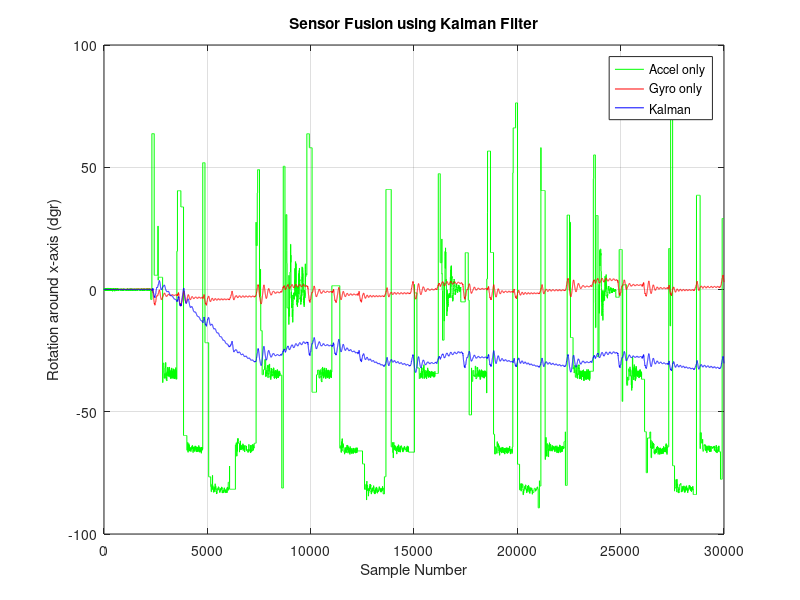
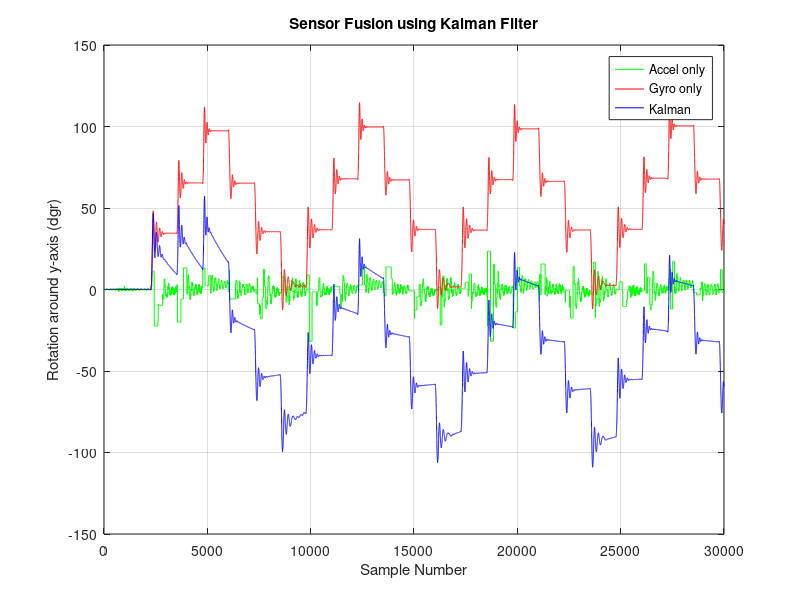
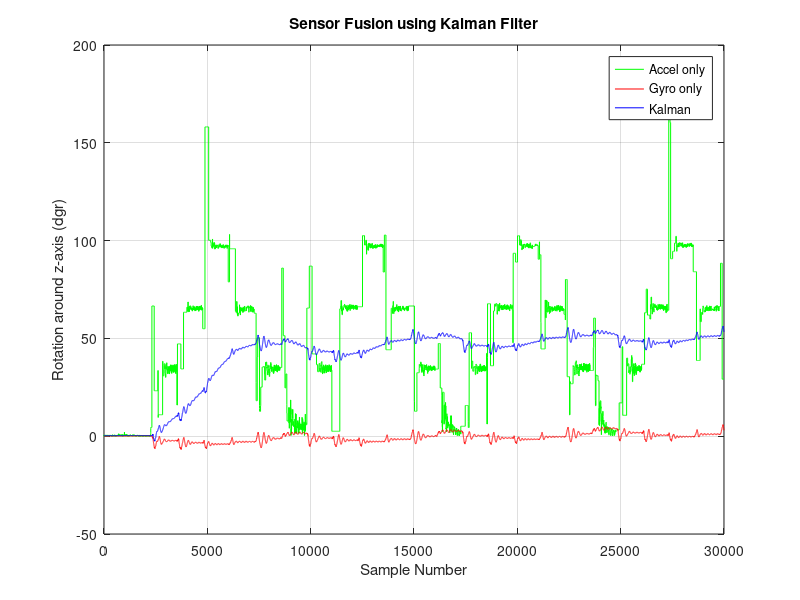

Here is the MATLAB script that generated these plots, in order: (Note: a time limit stopped this script after it produced the figures.)
# Load Quaternion pkg
pkg load quaternion;

# Parameters
filter = 5; % 0 = "raw", 1 = "static cal", 2 = "static cal + mvavg", 3 = "static cal + fir", 4 = "static cal + kalman", 5 = "simple cal + no filter", 6 = "simple cal + mvavg"
ign_samples = 0; % samples to ignore until Filter has converged
gyro_weight = 0.98;
acc_range = 0.01;
gyr_sens = 32.8;
acc_sens = 8192;
delta_t = 1/500;
grav_raw = acc_sens;
gravity = 9.80665;
f_norm = [0; 0; acc_sens];
acc_rec = [0; 0; 1];
v = [0; 0; 0];
s = [0; 0; 0];

#Kalman Function
function angle_out = kalman_angle(angle_in, rate, stddev_angle, stddev_rate, delta_t)
  
  # Compute Variances
  var_angle = stddev_angle^2;
  var_rate = stddev_rate^2;

  # Initialize
  y_hat = [0; 0];
  A = [1 (-delta_t); 0 1];
  B = [delta_t; 0];
  H = eye(2,2);
  P = [1000 0; 0 1000];
  Q = [var_angle 0; 0 var_rate];
  R = [stddev_angle 0; 0 stddev_rate];

  # Go through samples
  for i=1:length(angle_in)
  
    # Rememver previous error covariance
    P_prev = P;

    # Prediction Update
    y_hat_neg = A*y_hat + B*rate(i);
    P = A*P_prev*transpose(A) + Q;

    # Measurement Update
    K = (P_prev*transpose(H))*inverse(H*P_prev*transpose(H) + R);
    y_hat = y_hat_neg + K*([angle_in(i); rate(i)] - H*y_hat_neg);
    P = (eye(2,2) - K*H)*P_prev;
    
    # Store values
    angle_out(i) = y_hat(1,1);
  end
  
  disp(P);

endfunction

# Load Data
if (filter == 1)
	load ('calibrated.mat', 'cal');
	data = cal;
	filter_str = "cal";
	f_norm = [331; -263; 8082];
	grav_raw = 8082;
elseif (filter == 2)
	load('mvavg.mat', 'mvavg');
	data = mvavg;
	filter_str = "mvavg";
	f_norm = [331; -263; 8082];
	grav_raw = 8082;
elseif (filter == "fir")
	load('fir.mat', 3);
	data = firfil;
	filter_str = "fir";
	f_norm = [331; -263; 8082];
	grav_raw = 8082;
elseif (filter == 4)
	load('kalman.mat', 'kalmanfil');
	data = kalmanfil;
	filter_str = "kalman";
	f_norm = [331; -263; 8082];
	grav_raw = 8082;
elseif (filter == 5)
	load('simple_calibration.mat', 'cal');
	data = cal;
	filter_str = "simple_cal";
	load('fnorm.mat', 'f_norm');
elseif (filter == 6)
	load('mvavg_simple_cal.mat', 'mvavg');
	data = mvavg;
	filter_str = "mvavg_simple_cal";
	load('fnorm.mat', 'f_norm');
else
	data = load('data.txt');
	filter_str = "raw";
endif

# Create Outfile Strings
outfile = strcat("quat_posVel_", filter_str, "_kalman.pdf");
q_mat_outfile = strcat("quatPos_", filter_str, "_kalman.mat");
avs_outfile = strcat("avs_", filter_str, "_kalman.mat");

# Extract Gyro and Accel Data
gx = data(:,1);
gy = data(:,2);
gz = data(:,3);
ax = data(:,4);
ay = data(:,5);
az = data(:,6);

# Convert
gx = gx / gyr_sens;
gy = gy / gyr_sens;
gz = gz / gyr_sens;
ax = ax / acc_sens;
ay = ay / acc_sens;
az = az / acc_sens;
f_norm = f_norm / acc_sens;

# Compute Standard deviations
if (filter == 1 || filter == 2 || filter == 3 || filter == 4)
  stddev_rate_x = 24.500152 / gyr_sens;
  stddev_rate_y = 1.029194 / gyr_sens;
  stddev_rate_z = 3.045021 / gyr_sens;
  stddev_angle_x = 22.443588 / acc_sens;
  stddev_angle_y = 72.858551 / acc_sens;
  stddev_angle_z = 40.575413 / acc_sens;
else
  stddev_rate_x = std(gx);
  stddev_rate_y = std(gy);
  stddev_rate_z = std(gz);
  stddev_angle_x = std(ax);
  stddev_angle_y = std(ay);
  stddev_angle_z = std(az);
endif;

# Compute Angle
for i = 1:length(gx)
  
  # Get Magnitude of acceleration
  acc_i = [ax(i); ay(i); az(i)];
  acc_mag = norm(acc_i);
  
  # Use recent Acc if acceleration is way different than gravity
  if (acc_mag < (1-acc_range) || acc_mag > (1+acc_range))
    acc_norm = acc_rec;
  elseif (acc_mag != 0) % normalize
    acc_norm = acc_i / acc_mag;
  else 
    acc_norm = acc_i;
  endif;
  
  # Store Acc for next iteration
  acc_rec = acc_norm;
  
  # Compute Angle from Accelerometer and convert to dgr
  angle_acc_x(i) = asin(acc_norm(1,1)) / pi * 180;
  angle_acc_y(i) = asin(acc_norm(2,1)) / pi * 180;
  angle_acc_z(i) = acos(acc_norm(3,1)) / pi * 180;
  
  # Compute Angle from Gyroscope
  if (i == 1)
    angle_gyr_x(i) = gx(i) * delta_t;
    angle_gyr_y(i) = gy(i) * delta_t;
    angle_gyr_z(i) = gz(i) * delta_t;
  else
    angle_gyr_x(i) = angle_gyr_x(i-1) + gx(i) * delta_t;
    angle_gyr_y(i) = angle_gyr_y(i-1) + gy(i) * delta_t;
    angle_gyr_z(i) = angle_gyr_z(i-1) + gz(i) * delta_t;
  endif;

endfor

# Apply Kalman Filter
angle_x = kalman_angle(angle_acc_x, gx, stddev_angle_x, stddev_rate_x, delta_t);
angle_y = kalman_angle(angle_acc_y, gy, stddev_angle_y, stddev_rate_y, delta_t);
angle_z = kalman_angle(angle_acc_z, gz, stddev_angle_z, stddev_rate_z, delta_t);

# Plot x
plot(angle_acc_x, "g");
hold on;
plot(angle_gyr_x, "r");
hold on;
plot(angle_x, "b");
hold on;

# Set up Plot
grid on;
title('Sensor Fusion using Kalman Filter');
xlabel('Sample Number');
ylabel('Rotation around x-axis (dgr)');
legend('Accel only', 'Gyro only', 'Kalman');

# Print
print(outfile);
hold off;

# Plot y
plot(angle_acc_y, "g");
hold on;
plot(angle_gyr_y, "r");
hold on;
plot(angle_y, "b");
hold on;

# Set up Plot
grid on;
title('Sensor Fusion using Kalman Filter');
xlabel('Sample Number');
ylabel('Rotation around y-axis (dgr)');
legend('Accel only', 'Gyro only', 'Kalman');

# Print
print("-append", outfile);
hold off;

# Plot z
plot(angle_acc_z, "g");
hold on;
plot(angle_gyr_z, "r");
hold on;
plot(angle_z, "b");
hold on;

# Set up Plot
grid on;
title('Sensor Fusion using Kalman Filter');
xlabel('Sample Number');
ylabel('Rotation around z-axis (dgr)');
legend('Accel only', 'Gyro only', 'Kalman');

# Print
print("-append", outfile);
hold off;

# Absolute Quaternion
quat_abs = quaternion(1, 0, 0, 0);

# Compute Quaternions
for i = (ign_samples+1):length(gx)
  
  #Get data set (already converted)
  gyr = [gx(i); gy(i); gz(i)];
  acc = [ax(i); ay(i); az(i)];
  
  ############## Quaternion Start ##############
  
  #Convert angle to radians
  angle_acc_z_rad = angle_acc_z * pi/180;
  
  # Normalize Acc
  acc_norm_sc = acc / norm(acc);
  if (acc_norm_sc != 0)
    acc_norm = acc / acc_norm_sc;
  else 
    acc_norm_sc = 1;
    acc_norm = acc;
  endif;
  
  # Construct absolute rotation quaternion
  quat_abs = unit(quaternion(cos(angle_acc_z_rad(i)/2), acc_norm(1,1)*sin(angle_acc_z_rad(i)/2), acc_norm(2,1)*sin(angle_acc_z_rad(i)/2), acc_norm(3,1)*sin(angle_acc_z_rad(i)/2)));
  
  # Keep track of quaternions for plot
  qw(i) = quat_abs.w;
  qx(i) = quat_abs.x;
  qy(i) = quat_abs.y;
  qz(i) = quat_abs.z;
  
  ######## Velocity / Position Start #########
  
  
   #Helper Computations
  qw_qw = qw(i) * qw(i);
  qw_qx = qw(i) * qx(i);
  qw_qy = qw(i) * qy(i);
  qw_qz = qw(i) * qz(i);
  qx_qx = qx(i) * qx(i);
  qx_qy = qx(i) * qy(i);
  qx_qz = qx(i) * qz(i);
  qy_qy = qy(i) * qy(i);
  qy_qz = qy(i) * qz(i);
  qz_qz = qz(i) * qz(i);
  
  #Quaternion to Rotation Matrix
  rot = [(qw_qw + qx_qx - qy_qy - qz_qz) 	(2 * qx_qy + 2 * qw_qz) 	(2 * qx_qz - 2 * qw_qy); 
	  (2 * qx_qy - 2 * qw_qz) 		(qw_qw - qx_qx + qy_qy - qz_qz) (2 * qy_qz + 2 * qw_qx)
	  (2 * qx_qz + 2 * qw_qy) 		(2 * qy_qz - 2 * qw_qx) 	(qw_qw - qx_qx - qy_qy + qz_qz)];
  
  #Get Transpose
  rot_t = transpose(rot);
  
  #Compute Intertial Acceleration
  acc_i = rot_t * acc - f_norm;
  
  #Convert to m/s^2
  acc_i_c = acc_i * gravity;
  
  # Get current acceleration
  if ( i <= (ign_samples+1) )
    a_curr = [0; 0; 0];
  else
    a_curr = acc_i_c;
  endif;
  
  #Compute Velocity (first integration)
  v_curr = v + a_curr * delta_t; %v + acc_i_c * delta_t;
  
  #Compute Position (second integration)
  s_curr = s + v * delta_t; %s + v*delta_t + 0.5 * acc_i_c * delta_t^2;
  
  #Replace old velocity and position by new ones
  v = v_curr;
  s = s_curr;
  
  # Keep track of velocity and position for plots
  oax(i) = a_curr(1,1);
  oay(i) = a_curr(2,1);
  oaz(i) = a_curr(3,1);
  vx(i) = v(1,1);
  vy(i) = v(2,1);
  vz(i) = v(3,1);
  sx(i) = s(1,1);
  sy(i) = s(2,1);
  sz(i) = s(3,1);
  
endfor

# clear
hold off;

# Plot Quaternion
plot(qw, "c");
hold on;
plot(qx, "r");
hold on;
plot(qy, "g");
hold on;
plot(qz, "b");
hold on;

# Set up Plot
grid on;
title('Quaternions (after calibration and filtering)');
xlabel('Sample Number');
ylabel('Value');
legend('w', 'x', 'y', 'z');

# Prepare for Data Export
qw = rot90(qw, -1);
qx = rot90(qx, -1);
qy = rot90(qy, -1);
qz = rot90(qz, -1);
oax = rot90(oax, -1);
oay = rot90(oay, -1);
oaz = rot90(oaz, -1);
vx = rot90(vx, -1);
vy = rot90(vy, -1);
vz = rot90(vz, -1);
sx = rot90(sx, -1);
sy = rot90(sy, -1);
sz = rot90(sz, -1);

# Data Export for IMU Viewer
out = [qw qx qy qz sx sy sz];
save(q_mat_outfile, 'out');

# Data Export for Fusion with UWB
avs = [oax oay oaz vx vy vz sx sy sz];
save(avs_outfile, 'avs');

# Print
print("-append", outfile);
hold off;

# Plot Velocity
plot(vx, "r");
hold on;
plot(vy, "g");
hold on;
plot(vz, "b");
hold on;

# Set up Plot
grid on;
title('Velocity');
xlabel('Sample Number');
ylabel('Velocity (m/s)');
legend('x', 'y', 'z');
hold off;

# Print Velocity
print("-append", outfile);

# Plot Position
plot(sx, "r");
hold on;
plot(sy, "g");
hold on;
plot(sz, "b");
hold on;

# Set up Plot
grid on;
title('Position');
xlabel('Sample Number');
ylabel('Position (m)');
legend('x', 'y', 'z');
hold off;

# Print Position
print("-append", outfile);
